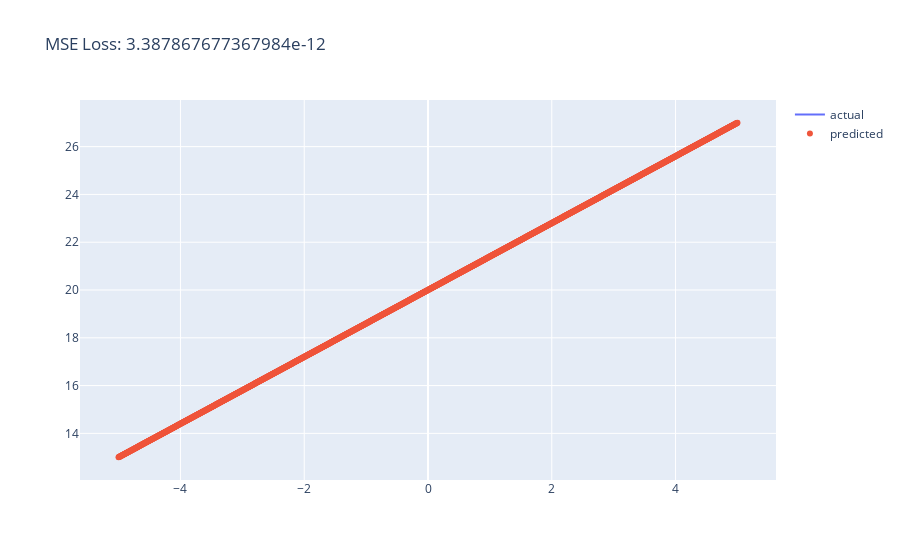

The cell this chart's notebook holds for it:
### Code cell
lin_agent.validate(x_trial[np.newaxis].T, y_trial[np.newaxis].T)

### Figure 1 — Plotly figure (JSON) as saved in the notebook; plotly's stock layout.template omitted (floating-point values rounded to 4 significant figures; data arrays with more than 128 entries replaced by an {"elided": "..."} marker saying what was removed)
{"data": [{"mode": "lines", "name": "actual", "type": "scatter", "x": {"elided": "2000 float values"}, "y": {"elided": "2000 float values"}}, {"mode": "markers", "name": "predicted", "type": "scatter", "x": {"elided": "2000 float values"}, "y": {"elided": "2000 float values"}}], "layout": {"title": {"text": "MSE Loss: 3.387867677367984e-12"}}}
